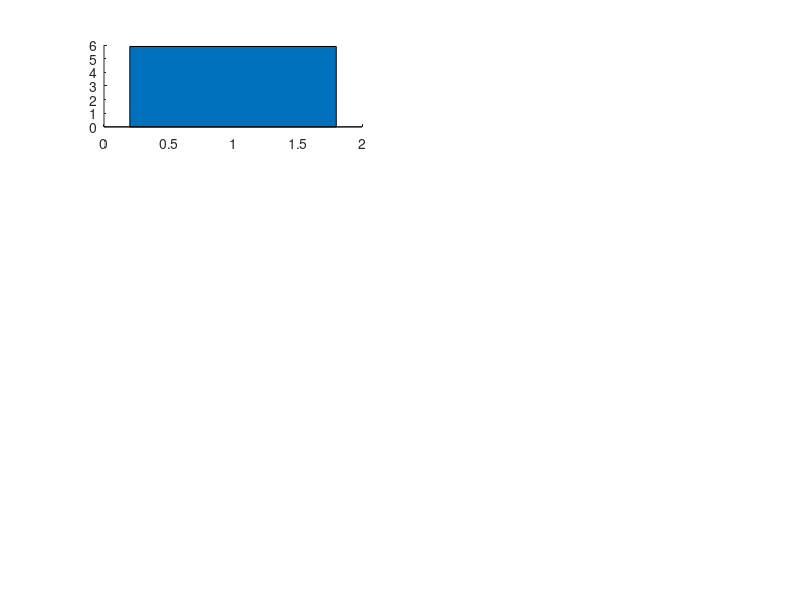

Recreate this plot in MATLAB. (Note: this script raises an error after producing the figure.)

%%%%%%%%%%%%%%%%%%%%%%%%%%%%%%%%%%%%%%%%%%%%%%%%%%%%%%%%%%%%%%%%%%%%%
function [] = hybrid_plot_io_studies1and2;

cd('C:\matlab_files\fiance\parameter_recovery\beta_fixed_code\Model_fitting_hybrid_study');

addpath(genpath('C:\matlab_files\fiance\parameter_recovery\beta_fixed_code\Model_fitting_hybrid_study\plotSpread'));

%hybrid_plot_fit_studies1and2.m Based on hybrid_plot_fit_studies1and2.m, modified to fit beta parameter
%and get log likelihood for the different "io-like" models.

%hybrid_plot_io_studies1and2.m Based on model_fitting_hybrid_study.m, this makes new figures of hybrid
%conditions, using newly debugged code that operates directly on the raw
%data. Hopefully these will be the figure-worthy ones in the end for the
%Communications Psychology revisions.

compute_data = 0;

if compute_data == 1;
    
    %set up a matrix to tell the program what to run
    %put them in order you'd like to see their plots appear
    %col1 -- 1: baseline pilot 1, 2: full pilot, 3: baseline, 4: full, 5: ratings, 6:squares, 7: timing
    %cols 2 and 3 -- 1 run continuous reward scheme for sub, obj
    %cols 4 and 5 -- 1 run 3-rank scheme for sub, obj
    run_studies = [ ...
        2 1 1 1 1; ...
        4 1 1 1 1; ...
        5 1 1 1 1; ...
        1 0 1 0 1; ...
        3 0 1 0 1; ...
        6 0 1 0 1; ...
        7 0 1 0 1; ...
        8 0 1 0 1;
        ];
    
    data.num_studies = numel(unique(run_studies(:,1)));
    data.run_studies = run_studies;
    
    for study = 1:data.num_studies;
        
        study_id = data.run_studies(study,1);
        
        data.study(study).study_id = study_id;
        
        %Now get data for every model requested
        clear models_pick
        models_pick = find(data.run_studies(study,2:end)==1);
        
        for model = 1:numel(models_pick);
            
            %identify model info based pn pick
            subjective_vals = 0;
            if models_pick(model) == 1 | models_pick(model) == 3;
                subjective_vals = 1;
            end;
            
            payoff_scheme = 0;
            if models_pick(model) == 1 | models_pick(model) == 2;
                payoff_scheme = 1;
            end;
            
            %now returns (preserving legacy variable names):
            %"mean ratings" which is actually 90*num_subs lists of phase 1 ratings
            %seq_vals, which is 6*8*num_subs lists of sequence values and
            %output, which is now 6*num_subs number of subject draws for each sequence
            [mean_ratings_all seq_vals_all output_all ranks_all] = ...
                get_sub_data( ...
                study_id, ...
                subjective_vals, ...
                payoff_scheme ...
                );
            
            %participant samples
            data.study(study).samples = output_all;
            data.study(study).ranks = ranks_all;
            
            %model metadata
            data.study(study).model(model).models_pick = models_pick(model);
            data.study(study).model(model).subjective_vals = subjective_vals;
            data.study(study).model(model).payoff_scheme = payoff_scheme;
            data.study(study).model(model).prior_vals = mean_ratings_all;
            data.study(study).model(model).seq_vals = seq_vals_all;
            
            %model samples, ranks, fitted parameter (beta) and log
            %likelihood (in fmodel-specific fields in data)
            disp('RUNNING MODEL NOW');
            data = fit_models(data);
            
        end;    %models loop
        
    end;    %loop through studies
    
    save('hybrid_plot_fit_results_v2.mat','data'); %takes a long time to run and I might want to skip to here and load data later
    
else
    
    load('hybrid_plot_fit_results_v1.mat','data'); %takes a long time to run and I might want to skip to here and load data later
    
end;    %Do I want to run all the models (can take a while or load pre-run file?

plot_results(data);


disp('audi5000')
%%%%%%%%%%%%%%%%%%%%%%%%%%%%%%%%%%%%%%%%%%%%%%%%%%%







%%%%%%%%%%%%%%%%%%%%%%%%%%%%%%%%%%%%%%%%%%%%%%%%%%%%%%%%%%%%%%%%%%%%%%%%%%%
function data = fit_models(data)

%Does model for whatever the last study and model saved in data was (so can be evoked
%in a loop through studies/models

fprintf('');

run_study = size(data.study,2); %which study to process?
run_model = size(data.study(run_study).model,2); %which model to process?


num_subs = size(data.study(run_study).model(run_model).seq_vals,3);
num_seqs = size(data.study(run_study).model(run_model).seq_vals,1);

%the only parameter is beta, with starting value equals no noise
%Starting value of beta is zero because exp(0) = 1, or no noise. We use
%exp(params) to ensure the beta enering softmax is always positive.
params = 0;

for subject = 1:num_subs;
    
    fprintf(' subject %d ,',subject);
    
    %get beta that yields best ll for this model and this subject
    [data.study(run_study).model(run_model).estimated_params(subject,:) ...
        ,  data.study(run_study).model(run_model).ll(subject,:) ...
        , exitflag, search_out] = ...
        fminsearch(  @(params) run_models( params, subject, data ), params);
    
    %get action values, samples and ranks for a model using best-fitting parameter
    data = ...
        get_model_performance( ...
        data.study(run_study).model(run_model).estimated_params(subject,:), ...
        subject, ...
        data ...
        );

end;    %loop through subjects

 fprintf('\n');
%%%%%%%%%%%%%%%%%%%%%%%%%%%%%%%%%%%%%%%%%%%%%%%%%%%%%%%%%%%%%%%%%%%%%%%%%%%


%%%%%%%%%%%%%%%%%%%%%%%%%%%%%%%%%%%%%%%%%%%%%%%%%%%%%%%%%%%%%%%%%%%%%%%%%%%
function data = get_model_performance(params,subject,data);

run_study = size(data.study,2); %which study to process?
run_model = size(data.study(run_study).model,2); %which model to process?

num_subs = size(data.study(run_study).model(run_model).seq_vals,3);
num_seqs = size(data.study(run_study).model(run_model).seq_vals,1);

clear prior;
prior.mu = mean(log(data.study(run_study).model(run_model).prior_vals(:,subject)+1));
prior.var = var(log(data.study(run_study).model(run_model).prior_vals(:,subject)+1));
if prior.var == 0;
    prior.var = eps;
end;
prior.kappa= 2;
prior.nu = 1;

b = exp(params);    %constrain b to be positive

for seq = 1:num_seqs;
    
    clear list choiceCont choiceStop difVal
    list.vals = log(data.study(run_study).model(run_model).seq_vals(seq,:,subject)+1);
    list.length = numel(list.vals);
    list.Cs = 0;
    list.payoff_scheme = data.study(run_study).model(run_model).payoff_scheme;
    list.flip = 1;
    
    [choiceStop, choiceCont, difVal] = analyzeSecretary_nick_2023a(prior,list);
    
    choiceValues = [choiceCont; choiceStop]';
    
    %I need number of draws for this subject and sequence to compare against model
    listDraws = data.study(run_study).samples(seq,subject);
    
    for drawi = 1 : size(list.vals,2);
        %cprob seqpos*choice(draw/stay)
        cprob(drawi, :) = exp(b*choiceValues(drawi, :))./sum(exp(b*choiceValues(drawi, :)));
    end;
    
     cprob(end,2) = Inf; %ensure stop choice on final sample.
     
      %ranks for this sequence
        dataList = tiedrank(list.vals);
        
        %Now get samples from uniform distribution
        test = rand(1000,size(list.vals,2));
        for iteration = 1:size(test,1);
            
            samples_this_test(iteration) = find(cprob(:,2)'>test(iteration,:),1,'first');
            ranks_this_test(iteration) = dataList( samples_this_test(iteration) );
            
        end;    %iterations

        data.study(run_study).model(run_model).samples(seq,subject) = round(mean(samples_this_test));
        data.study(run_study).model(run_model).ranks(seq,subject) = round(mean(ranks_this_test));
        data.study(run_study).model(run_model).ChoiceValues(:,:,seq,subject) = choiceValues;

end; %loop through sequences
%%%%%%%%%%%%%%%%%%%%%%%%%%%%%%%%%%%%%%%%%%%%%%%%%%%%%%%%%%%%%%%%%%%%%%%%%%%





%%%%%%%%%%%%%%%%%%%%%%%%%%%%%%%%%%%%%%%%%%%%%%%%%%%%%%%%%%%%%%%%%%%%%%%%%%%
function ll = run_models(params, subject, data);

run_study = size(data.study,2); %which study to process?
run_model = size(data.study(run_study).model,2); %which model to process?


num_subs = size(data.study(run_study).model(run_model).seq_vals,3);
num_seqs = size(data.study(run_study).model(run_model).seq_vals,1);

clear prior;
prior.mu = mean(log(data.study(run_study).model(run_model).prior_vals(:,subject)+1));
prior.var = var(log(data.study(run_study).model(run_model).prior_vals(:,subject)+1));
if prior.var == 0;
    prior.var = eps;
end;
prior.kappa= 2;
prior.nu = 1;

b = exp(params);    %constrain b to be positive

ll=0;
for seq = 1:num_seqs;
    
    clear list choiceCont choiceStop difVal
    list.vals = log(data.study(run_study).model(run_model).seq_vals(seq,:,subject)+1);
    list.length = numel(list.vals);
    list.Cs = 0;
    list.payoff_scheme = data.study(run_study).model(run_model).payoff_scheme;
    list.flip = 1;
    
    [choiceStop, choiceCont, difVal] = analyzeSecretary_nick_2023a(prior,list);
    
    choiceValues = [choiceCont; choiceStop]';
    
    %I need number of draws for this subject and sequence to compare against model
    listDraws = data.study(run_study).samples(seq,subject);
    
    for drawi = 1 : listDraws
        %cprob seqpos*choice(draw/stay)
        cprob(drawi, :) = exp(b*choiceValues(drawi, :))./sum(exp(b*choiceValues(drawi, :)));
    end;
    
    %Compute ll
    if listDraws == 1;  %If only one draw
        ll = ll - 0 - log(cprob(listDraws, 2)); %take the log of just the option decision probability
    else
        ll = ll - sum(log(cprob((1:listDraws-1), 1))) - log(cprob(listDraws, 2));
    end;
    
    if ll == Inf | ll == -Inf;
        fprintf('');
    end;

end;    %sequence loop
%%%%%%%%%%%%%%%%%%%%%%%%%%%%%%%%%%%%%%%%%%%%%%%%%%%%%%%%%%%%%%%%%%%%%%%%%%%







%%%%%%%%%%%%%%%%%%%%%%%%%%%%%%%%%%%%%%%%%%%%%%%%%%%%%%%%%%%%%%%%%%%%%%%%%%%#
function plot_results(data)

h1 = figure; set(gcf,'Color',[1 1 1]);  %samples
plot_colors = lines(6);

rows = ceil(data.num_studies/2);
cols = ceil(data.num_studies/rows);

for study = 1:data.num_studies;
    
    %samples
    figure(h1)
    subplot(rows,cols,study); hold on;
    
    x_axis_it = 1;
    
    %participants
    bar( x_axis_it, mean(mean(data.study(study).samples)), 'FaceAlpha',.1, 'FaceColor', plot_colors(1,:));
    plotSpread( mean(data.study(study).samples)' , 'xValues', x_axis_it, 'distributionColors',plot_colors(1,:) );
    
    %models
    num_models = size(data.study(study).model,2);
    for model = 1:num_models;
        
        x_axis_it = x_axis_it + 1;
        
        bar( x_axis_it, mean(mean(data.study(study).model(model).samples)), 'FaceAlpha',.1, 'FaceColor', plot_colors(data.study(study).model(model).models_pick+1,:));
        plotSpread( mean(data.study(study).model(model).samples)' , 'xValues', x_axis_it, 'distributionColors',plot_colors(data.study(study).model(model).models_pick+1,:) );
        
    end;    %loop through models
    
    
end;    %loop through studies
%%%%%%%%%%%%%%%%%%%%%%%%%%%%%%%%%%%%%%%%%%%%%%%%%%%%%%%%%%%%%%%%%%%%%%%%%%%







%%%%%%%%%%%%%%%%%%%%%%%%%%%%%%%%%%%%%%%%%%%%%%%%%%%%%%%%%%%%%%%%%%%%%%%%%%%
function [choiceStop, choiceCont, difVal] = analyzeSecretary_nick_2023a(dataPrior, list)
%minValue is repurposed to be 1 if continuous reward and otherwise if
%3-rank payoff

minValue = list.payoff_scheme;
params = [];
distOptions = 0;
% if norm(list.allVals(1:length(list.vals)) - list.vals) > 0
%     dataList = [list.vals; list.allVals(length(list.vals)+1:end)];
%     if dataList(1) == 1380
%         dataList(1) = 900;
%     end
%     fprintf('list mismatch\n');
% else
%     dataList = list.allVals;
% end

if list.flip == -1
    sampleSeries = -(dataList - mean(dataList)) + mean(dataList);
else
    %     sampleSeries = dataList;
    sampleSeries = list.vals;
end

% N = ceil(list.length - params*list.length/12);
% if N < length(list.vals)
%     N = length(list.vals);
% end

N = list.length;

prior.mu    = dataPrior.mu;
prior.kappa = dataPrior.kappa;
%
% if distOptions == 0
prior.sig   = dataPrior.var;
prior.nu    = dataPrior.nu;
% else
%     prior.sig   = dataPrior.mean;
%     prior.nu    = 1;
% end

%%% if not using ranks
%%% Cs = params(1)*prior.mu;

Cs = list.Cs;


[choiceStop, choiceCont, difVal, currentRnk] = computeSecretary(params, sampleSeries, prior, N, list, Cs, distOptions,minValue);
%%%%%%%%%%%%%%%%%%%%%%%%%%%%%%%%%%%%%%%%%%%%%%%%%%%%%%%%%%%%%%%%%%%%%%%%%%%



%%%%%%%%%%%%%%%%%%%%%%%%%%%%%%%%%%%%%%%%%%%%%%%%%%%%%%%%%%%%%%%%%%%%%%%%%%%
function [choiceStop, choiceCont, difVal, currentRnk] = computeSecretary(params, sampleSeries, priorProb, N, list, Cs, distOptions,minValue)

sdevs = 8;
dx = 2*sdevs*sqrt(priorProb.sig)/100;
x = ((priorProb.mu - sdevs*sqrt(priorProb.sig)) + dx : dx : ...
    (priorProb.mu + sdevs*sqrt(priorProb.sig)))';

Nchoices = length(list.vals);
%
% if list.optimize == 1
%     Nconsider = length(list.allVals);
% else
Nconsider = length(sampleSeries);
if Nconsider > N
    Nconsider = N;
end
% end

difVal = zeros(1, Nconsider);
choiceCont = zeros(1, Nconsider);
choiceStop = zeros(1, Nconsider);
currentRnk = zeros(1, Nconsider);

for ts = 1 : Nconsider
    
    [expectedStop, expectedCont] = rnkBackWardInduction(sampleSeries, ts, priorProb, N, x, Cs, distOptions,minValue);
    %     [expectedStop, expectedCont] = backWardInduction(sampleSeries, ts, priorProb, x, Cs);
    
    [rnkv, rnki] = sort(sampleSeries(1:ts), 'descend');
    z = find(rnki == ts);
    
    %     fprintf('sample %d rnk %d %.2f %.4f %.2f\n', ts, z, sampleSeries(ts), expectedStop(ts), expectedCont(ts));
    
    difVal(ts) = expectedCont(ts) - expectedStop(ts);
    
    choiceCont(ts) = expectedCont(ts);
    choiceStop(ts) = expectedStop(ts);
    
    currentRnk(ts) = z;
    
end
%%%%%%%%%%%%%%%%%%%%%%%%%%%%%%%%%%%%%%%%%%%%%%%%%%%%%%%%%%%%%%%%%%%%%%%%%%%





%%%%%%%%%%%%%%%%%%%%%%%%%%%%%%%%%%%%%%%%%%%%%%%%%%%%%%%%%%%%%%%%%%%%%%%%%%%
function [expectedStop, expectedCont, expectedUtility] = rnkBackWardInduction(sampleSeries, ts, priorProb, ...
    listLength, x, Cs, distOptions,minValue)

if minValue == 1
    
    payoff = sort(sampleSeries,'descend');
    
else
    
    %maxPayRank = 3;
    %payoff = [5 3 1 0 0 0 0 0 0 0 0 0 0 0 0 0 ];
    %I've taken the actual payments for the top three ranks .12 .08 .04,
    %mapped them from the scale of the full price range to 0 to 100, added 1 
    %and taken the log (as we did with the price options)
    payoff = log([1.0067    1.0045    1.0022]+1); 
    % % payoff = [1 0 0 0 0 0];
    
end;


N = listLength;
Nx = length(x);

% payoff = sort(sampleSeries,'descend')';
% payoff = [N:-1:1];
% payoff = (payoff-1)/(N-1);




% % % %bins
% temp = sort(sampleSeries,'descend')';
% % [dummy,payoff] = histc(temp, [minValue(1:end-1) Inf]);
% % nbins = size(minValue,2)-1;
% payoff = (payoff-1)/(nbins-1);

% %normalised rating value
% payoff = sort(sampleSeries,'descend')'; %assign actual values to payoff
% payoff = (payoff-0)/(minValue(end) - 0);    %normalise seq values between zero and 1 relative to maximally rated face




% payoff(find(payoff~=8))=0.0000000000000000000000000000000001;
% payoff(find(payoff==8))=100000000000000000000000000000;
%
% %bound values between zero and 1
% if numel(minValue) > 2;
% payoff = ((payoff-0)/((numel(minValue)-1)-0));
% end;
% payoff = payoff.^40;

maxPayRank = numel(payoff);
temp = [payoff zeros(1, 20)];
payoff = temp;


data.n  = ts;

% if ts > 0

if distOptions == 0
    data.sig = var(sampleSeries(1:ts));
    data.mu = mean(sampleSeries(1:ts));
    
else
    data.mu = mean(sampleSeries(1:ts));
    data.sig = data.mu;
end
% else
%     data.sig = priorProb.sig;
%     data.mu  = priorProb.mu;
% end

utCont  = zeros(length(x), 1);
utility = zeros(length(x), N);

if ts == 0
    ts = 1;
end

[rnkvl, rnki] = sort(sampleSeries(1:ts), 'descend');
z = find(rnki == ts);
rnki = z;

ties = 0;
if length(unique(sampleSeries(1:ts))) < ts
    ties = 1;
end

mxv = ts;
if mxv > maxPayRank
    mxv = maxPayRank;
end

rnkv = [Inf*ones(1,1); rnkvl(1:mxv)'; -Inf*ones(20, 1)];
%rnkv = [Inf*ones(1,1); rnkvl(1:mxv); -Inf*ones(20, 1)];

[postProb] = normInvChi(priorProb, data);
px = posteriorPredictive(x, postProb);
px = px/sum(px);

Fpx = cumsum(px);
cFpx = 1 - Fpx;

for ti = N : -1 : ts
    
    if ti == N
        utCont = -Inf*ones(Nx, 1);
    elseif ti == ts
        utCont = ones(Nx, 1)*sum(px.*utility(:, ti+1));
    else
        utCont = computeContinue(utility(:, ti+1), postProb, x, ti);
    end
    
    %%%% utility when rewarded for best 3, $5, $2, $1
    utStop = NaN*ones(Nx, 1);
    
    rd = N - ti; %%% remaining draws
    id = max([(ti - ts - 1) 0]); %%% intervening draws
    td = rd + id;
    ps = zeros(Nx, maxPayRank);
    
    for rk = 0 : maxPayRank-1
        
        pf = prod(td:-1:(td-(rk-1)))/factorial(rk);
        
        ps(:, rk+1) = pf*(Fpx.^(td-rk)).*((cFpx).^rk);
        
    end
    
    %     psi(:,1) = (Fpx.^(td));
    %     psi(:,2) = td*(Fpx.^(td-1)).*(cFpx);
    %     psi(:,3) = (td*(td-1)/2)*(Fpx.^(td-2)).*(cFpx.^2);
    
    for ri = 1 : maxPayRank+1
        
        z = find(x < rnkv(ri) & x >= rnkv(ri+1));
        utStop(z) = ps(z, 1:maxPayRank)*(payoff(1+(ri-1):maxPayRank+(ri-1))');
        
    end
    
    if sum(isnan(utStop)) > 0
        fprintf('Nan in utStop');
    end
    
    if ti == ts
        [zv, zi] = min(abs(x - sampleSeries(ts)));
        if zi + 1 > length(utStop)
            %             fprintf('accessing utStop at %d value x %.2f\n', zi, x);
            zi = length(utStop) - 1;
        end
        
        %         if rnki > 3 & utStop(zi+1) > 0.0001 & ties == 0
        % %             fprintf('expectedReward %.9f\n', utStop(zi+1));
        %         end
        
        utStop = utStop(zi+1)*ones(Nx, 1);
        
    end
    
    utCont = utCont - Cs;
    
    utility(:, ti)      = max([utStop utCont], [], 2);
    expectedUtility(ti) = px'*utility(:,ti);
    
    expectedStop(ti)    = px'*utStop;
    expectedCont(ti)    = px'*utCont;
    
    %     subplot(2,1,1);
    %     plot(x, utStop, x, utCont, x, utility(:, ti));
    %
    %     subplot(2,1,2);
    %     plot(x, Fpx);
    %
    %     fprintf('');
    
end
%%%%%%%%%%%%%%%%%%%%%%%%%%%%%%%%%%%%%%%%%%%%%%%%%%%%%%%%%%%%%%%%%%%%%%%%%%%





%%%%%%%%%%%%%%%%%%%%%%%%%%%%%%%%%%%%%%%%%%%%%%%%%%%%%%%%%%%%%%%%%%%%%%%%%%%
function utCont = computeContinue(utility, postProb0, x, ti)

postProb0.nu = ti-1;

utCont = zeros(length(x), 1);

% pspx = zeros(length(x), length(x));

expData.n   = 1;
expData.sig = 0;

for xi = 1 : length(x)
    
    expData.mu  = x(xi);
    
    postProb = normInvChi(postProb0, expData);
    spx = posteriorPredictive(x, postProb);
    spx = (spx/sum(spx));
    
    %     pspx(:, xi) = spx;
    
    utCont(xi) = spx'*utility;
    
end
%%%%%%%%%%%%%%%%%%%%%%%%%%%%%%%%%%%%%%%%%%%%%%%%%%%%%%%%%%%%%%%%%%%%%%%%%%%






%%%%%%%%%%%%%%%%%%%%%%%%%%%%%%%%%%%%%%%%%%%%%%%%%%%%%%%%%%%%%%%%%%%%%%%%%%%
function [postProb] = normInvChi(prior, data)

postProb.nu    = prior.nu + data.n;

postProb.kappa = prior.kappa + data.n;

postProb.mu    = (prior.kappa/postProb.kappa)*prior.mu + (data.n/postProb.kappa)*data.mu;

postProb.sig   = (prior.nu*prior.sig + (data.n-1)*data.sig + ...
    ((prior.kappa*data.n)/(postProb.kappa))*(data.mu - prior.mu).^2)/postProb.nu;

if data.n == 0
    postProb.sig = prior.sig;
end
%%%%%%%%%%%%%%%%%%%%%%%%%%%%%%%%%%%%%%%%%%%%%%%%%%%%%%%%%%%%%%%%%%%%%%%%%%%




%%%%%%%%%%%%%%%%%%%%%%%%%%%%%%%%%%%%%%%%%%%%%%%%%%%%%%%%%%%%%%%%%%%%%%%%%%%
function prob_y = posteriorPredictive(y, postProb)

tvar = (1 + postProb.kappa)*postProb.sig/postProb.kappa;

sy = (y - postProb.mu)./sqrt(tvar);

prob_y = tpdf(sy, postProb.nu);
%%%%%%%%%%%%%%%%%%%%%%%%%%%%%%%%%%%%%%%%%%%%%%%%%%%%%%%%%%%%%%%%%%%%%%%%%%%







%%%%%%%%%%%%%%%%%%%%%%%%%%%%%%%%%%%%%%%%%%%%%%%%%%%%%%%%%%%%%%%%%%%%%%%%%%%%%%%%%%%%%%%%%%%%%%%%%%%%%%%%%%%%%%%%%%%%%%%%
function [all_ratings seq_vals all_output seq_ranks] = get_sub_data(study, subjective_vals, payoff_scheme);

%initialise some things that may be changed below depending on study particulars.
%So some conditions (full pilot, full, ratings) have a preceding ratings
%phase that needs to be processed but other conditions don't
ratings_phase = 0;

%Some conditions (those where phase 2 is modelled after Costa & Averbeck:
%pilot baseline, baseline, squares, ratings, timing) have slightly
%differently formatted data. Part of this is that the columns have
%different names as shown here. But also these have two display screens per
%draw (as the participant views the option for fixed time, followed by
%response promot screen, while full and full pilot see option and make
%response on one screen). So I will create a switch header_format, which
%will be 1 (and so will access first header and will divide screen numbers
%by 2) or 2 (and so will access second header row#)
header_names{1} = {'ParticipantPrivateID','Correct','ScreenNumber','TrialNumber','Option1','Option2','Option3','Option4',	'Option5',	'Option6',	'Option7',	'Option8',	'Option9',	'Option10',	'Option11',	'Option12'};
header_names{2} = {'ParticipantPrivateID','Correct','ScreenNumber','TrialNumber','price1a','price2a','price3a','price4a',	'price5a',	'price6a',	'price7a',	'price8a',	'price9a',	'price10a',	'price11a',	'price12a'};
%initialise
header_format = 1;

%0 if header_format == 1, 2 if full pilot and 1 if full. This is determined
%by the string format of the options columns (containing all 12 prices used for the modeling).
%For some reason this varies in the raw data from study to study
option_chars = 0;



if study == 1;  %baseline pilot
    data_folder = 'pilot_baseline';
elseif study == 2;  %full pilot
    data_folder = 'pilot_full';
    ratings_phase = 1;
    header_format = 2;     option_chars = 2;
    %payoff_scheme = 1;
elseif study == 3;  %baseline
    data_folder = 'baseline';
elseif study == 4;  %full
    data_folder = 'full';
    ratings_phase = 1;
    header_format = 2;     option_chars = 1;
    %payoff_scheme = 1;
elseif study == 5;  %rating phase
    data_folder = 'rating_phase';
    ratings_phase = 1;
elseif study == 6;  %squares
    data_folder = 'squares';
elseif study == 7;  %timimg
    data_folder = 'timing';
elseif study == 8;  %payoff (stars)
    data_folder = 'payoff';
end;

%set correct headers for this study
sequence_file_headers = header_names{header_format};

%find available data
datafiles = dir( [data_folder filesep '*.csv'] );

%The studies differ in how many sequence files and whether there is a
%ratings file. I renamed the ratings file so it should always be last (the
%initial string ratings_ comes before data_).
num_sequence_files = size(datafiles,1); %assuming all files detected are sequence files

%get ratings data (if applicable)
warning('off'); %otherwise it complains about reformatting spaces in header names for every single file it opens
if ratings_phase == 1;  %if full pilot, full or rating phase
    
    ratings_data_temp = readtable([data_folder filesep datafiles(end).name]);
    ratings_data = ratings_data_temp(strcmp(ratings_data_temp.ZoneType,'response_slider_endValue'),{'ParticipantPrivateID','Response','phone_price'});
    
    num_sequence_files = num_sequence_files - 1;    %one of those the last one) was actually a ratings file
    
    %convert weird html strings in price column to proper numbers
    ratings_data.phone_price = cell2mat(cellfun(@(x) str2double(x(6:end-5)), ratings_data.phone_price , 'UniformOutput', false));
    
    %average the two ratings per subject
    group_vars = {'ParticipantPrivateID', 'phone_price'};
    mean_ratings = grpstats(ratings_data, group_vars, 'mean');
    
    
end;    %ratings phase?



%get sequence data
sequence_data_concatenated = [];
for file=1:num_sequence_files;
    
    phase2_temp = readtable([data_folder filesep datafiles(file).name]);
    phase2_data = phase2_temp(phase2_temp.Correct==1,sequence_file_headers);
    
    %standardise the header names
    phase2_data.Properties.VariableNames([5:16]) = header_names{1}(5:16);
    
    sequence_data_concatenated = [sequence_data_concatenated; phase2_data];
    
end;    %loop through sequence files


%average the number of draws over sequences per subject (all other important variables are between subs)
% mean_draws = grpstats(sequence_data_concatenated,"ParticipantPrivateID","mean","DataVars",["ScreenNumber"]);
all_output = reshape( ...
    sequence_data_concatenated.ScreenNumber, ...
    numel(unique(sequence_data_concatenated.TrialNumber)), ...
    numel(unique(sequence_data_concatenated.ParticipantPrivateID)) ...
    );
%If it's a condition that uses the Costa & Averbeck two screen format
%(option+response screens) then need to divide screen number by 2 to get
%correct number of drawn options.
if header_format == 1;
    all_output = all_output / 2;
end;

%reformat strings with £ signs in cells to be doubles
if option_chars ~= 2;   %if not full pilot (which already is in doubles for some reason.
    
    for trial = 1:size(sequence_data_concatenated,1);
        
        
        if option_chars == 1;
            
            sequence_data_concatenated.Option1{trial} = str2double(sequence_data_concatenated.Option1{trial}(2:end));
            sequence_data_concatenated.Option2{trial} = str2double(sequence_data_concatenated.Option2{trial}(2:end));
            sequence_data_concatenated.Option3{trial} = str2double(sequence_data_concatenated.Option3{trial}(2:end));
            sequence_data_concatenated.Option4{trial} = str2double(sequence_data_concatenated.Option4{trial}(2:end));
            sequence_data_concatenated.Option5{trial} = str2double(sequence_data_concatenated.Option5{trial}(2:end));
            sequence_data_concatenated.Option6{trial} = str2double(sequence_data_concatenated.Option6{trial}(2:end));
            sequence_data_concatenated.Option7{trial} = str2double(sequence_data_concatenated.Option7{trial}(2:end));
            sequence_data_concatenated.Option8{trial} = str2double(sequence_data_concatenated.Option8{trial}(2:end));
            sequence_data_concatenated.Option9{trial} = str2double(sequence_data_concatenated.Option9{trial}(2:end));
            sequence_data_concatenated.Option10{trial} = str2double(sequence_data_concatenated.Option10{trial}(2:end));
            sequence_data_concatenated.Option11{trial} = str2double(sequence_data_concatenated.Option11{trial}(2:end));
            sequence_data_concatenated.Option12{trial} = str2double(sequence_data_concatenated.Option12{trial}(2:end));
            
            
        else
            
            %Unless they're from full or full pilot conditions, which only have a £ imported, the option
            %strings have hidden <strong> tags to consider
            sequence_data_concatenated.Option1{trial} = str2double(sequence_data_concatenated.Option1{trial}(9:end-9));
            sequence_data_concatenated.Option2{trial} = str2double(sequence_data_concatenated.Option2{trial}(9:end-9));
            sequence_data_concatenated.Option3{trial} = str2double(sequence_data_concatenated.Option3{trial}(9:end-9));
            sequence_data_concatenated.Option4{trial} = str2double(sequence_data_concatenated.Option4{trial}(9:end-9));
            sequence_data_concatenated.Option5{trial} = str2double(sequence_data_concatenated.Option5{trial}(9:end-9));
            sequence_data_concatenated.Option6{trial} = str2double(sequence_data_concatenated.Option6{trial}(9:end-9));
            sequence_data_concatenated.Option7{trial} = str2double(sequence_data_concatenated.Option7{trial}(9:end-9));
            sequence_data_concatenated.Option8{trial} = str2double(sequence_data_concatenated.Option8{trial}(9:end-9));
            sequence_data_concatenated.Option9{trial} = str2double(sequence_data_concatenated.Option9{trial}(9:end-9));
            sequence_data_concatenated.Option10{trial} = str2double(sequence_data_concatenated.Option10{trial}(9:end-9));
            sequence_data_concatenated.Option11{trial} = str2double(sequence_data_concatenated.Option11{trial}(9:end-9));
            sequence_data_concatenated.Option12{trial} = str2double(sequence_data_concatenated.Option12{trial}(9:end-9));
            
        end;    %how are option values formatted
        
        
        
    end;    %loop through trials
    
    sequence_data_concatenated.Option1 = cell2mat(sequence_data_concatenated.Option1);
    sequence_data_concatenated.Option2 = cell2mat(sequence_data_concatenated.Option2);
    sequence_data_concatenated.Option3 = cell2mat(sequence_data_concatenated.Option3);
    sequence_data_concatenated.Option4 = cell2mat(sequence_data_concatenated.Option4);
    sequence_data_concatenated.Option5 = cell2mat(sequence_data_concatenated.Option5);
    sequence_data_concatenated.Option6 = cell2mat(sequence_data_concatenated.Option6);
    sequence_data_concatenated.Option7 = cell2mat(sequence_data_concatenated.Option7);
    sequence_data_concatenated.Option8 = cell2mat(sequence_data_concatenated.Option8);
    sequence_data_concatenated.Option9 = cell2mat(sequence_data_concatenated.Option9);
    sequence_data_concatenated.Option10 = cell2mat(sequence_data_concatenated.Option10);
    sequence_data_concatenated.Option11 = cell2mat(sequence_data_concatenated.Option11);
    sequence_data_concatenated.Option12 = cell2mat(sequence_data_concatenated.Option12);
    
end;    %if not full pilot and so requires formatting

%Time to loop through and process subs and sequences with models
subs = unique(sequence_data_concatenated.ParticipantPrivateID);
num_subs = numel(subs);
for subject = 1:num_subs
    
    disp(sprintf('Study id %d, subjective vals %d, payoff scheme %d, participant %d',study,subjective_vals,payoff_scheme, subs(subject)));
    
    
    %Get objective values for this subject
    array_Obj = table2array(sequence_data_concatenated(sequence_data_concatenated.ParticipantPrivateID==subs(subject),5:end));
    
    %loop through and get io peformance for each sequence
    for sequence = 1:size(array_Obj,1);
        
        if subjective_vals == 1;   %if subjective values
            
            %Loop through options and replace price values with corresponding ratings for each participant
            clear this_rating_data this_seq_Subj;
            this_rating_data = mean_ratings(mean_ratings.ParticipantPrivateID == subs(subject),:);
            for option=1:size(array_Obj,2);
                
                this_seq_Subj(1,option) = table2array(this_rating_data(this_rating_data.phone_price==array_Obj(sequence,option),'mean_Response'));
                
            end;    %loop through options
            
            all_ratings(:,subject) = this_rating_data.mean_Response; %to be returned by function
            seq_vals(sequence,:,subject) = this_seq_Subj; %to be returned by function
            
        else;    %if objective values
            
            %normalise prices vector and accumulate over subs(should be same every subject)
            clear temp_ratings temp_seq_vals
            %all participants have the same raw price distribution
            the_prices = 1.0e+03 *[0.3598    0.3838    0.4318    0.4320    0.4800    0.5040    0.5280    0.5518    0.5520    0.5710    0.5760    0.5910    0.6000 ...
                0.6240    0.6319    0.6320    0.6430    0.6461    0.6670    0.6740    0.6958    0.7150    0.7200    0.7230    0.7260    0.7360 ...
                0.7440    0.7458    0.7460    0.7470    0.7500    0.7680    0.7698    0.7790    0.7870    0.7920    0.7950    0.7960    0.7990 ...
                0.8000    0.8020    0.8110    0.8260    0.8350    0.8397    0.8430    0.8460    0.8640    0.8660    0.8700    0.8720    0.8760 ...
                0.8880    0.8940    0.9100    0.9120    0.9150    0.9180    0.9190    0.9240    0.9350    0.9420    0.9460    0.9900    1.0080 ...
                1.0320    1.0620    1.0660    1.0830    1.1140    1.1160    1.1230    1.1340    1.1400    1.1520    1.1550    1.1560    1.1880 ...
                1.2020    1.2250    1.2300    1.2500    1.2540    1.3200    1.3220    1.3450    1.6830    1.6920    1.7090    1.7640]';
            
            %         %transform values
            old_min = 1;
            old_max = max(the_prices);
            new_min=1;
            new_max = 100;
            
            %normalise raw price distribution (need for the models later)
            temp_Obj_ratings = (((new_max-new_min)*(the_prices - old_min))/(old_max-old_min))+new_min;
            temp_Obj_ratings = -(temp_Obj_ratings - 50) + 50;
            all_ratings(:,subject) = temp_Obj_ratings; %to be returned by function
            
            temp_Obj_vals = (((new_max-new_min)*(array_Obj(sequence,:) - old_min))/(old_max-old_min))+new_min;
            temp_Obj_vals = -(temp_Obj_vals - 50) + 50;
            
            seq_vals(sequence,:,subject) = temp_Obj_vals;   %to be returned by function
            
        end;    %objective or subjective values?
        
        %get ranks
        seq_ranks_temp = tiedrank(seq_vals(sequence,:,subject)')';
        seq_ranks(sequence,subject) = seq_ranks_temp(1,all_output(sequence,subject));
        
        
    end;    %Loop through sequences
end;    %Loop through subs
%%%%%%%%%%%%%%%%%%%%%%%%%%%%%%%%%%%%%%%%%%%%%%%%%%%%%%%%%%%%%%%%%%%%%%%%%%%%%%%%%%%%%%%%%%%%%%%%%%%%%%%%%%%%%%%%%%%%%%%%%%%%%%%%%



